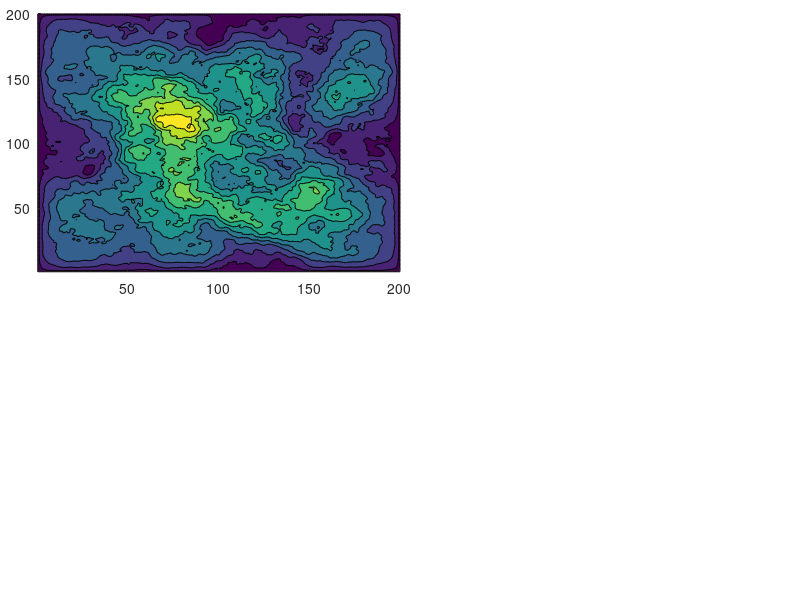

The MATLAB source for this figure: (Note: this script raises an error after producing the figure.)
% demo5
X=linspace(0,1,200)';
CL=(-cos(X*2*pi)+1).^.2;
r=(X-.5)'.^2+(X-.5).^2;
Z=abs(ifftn(exp(7i*rand(200))./r.^.9)).*(CL*CL')*30;

ax1=axes('Parent',gcf,'OuterPosition',[0,1/2,1/2,1/2],'LooseInset',[0,0,0,0]);
contourf(Z,'EdgeColor','none')
ax1.Colormap=slanCM('tokyo',200);


ax2=axes('Parent',gcf,'OuterPosition',[1/2,1/2,1/2,1/2],'LooseInset',[0,0,0,0]);
contourf(Z,'EdgeColor','none')
ax2.Colormap=slanCM('sepia',200);

ax3=axes('Parent',gcf,'OuterPosition',[0,0,1/2,1/2],'LooseInset',[0,0,0,0]);
contourf(Z,'EdgeColor','none')
ax3.Colormap=slanCM('turku',200);


ax4=axes('Parent',gcf,'OuterPosition',[1/2,0,1/2,1/2],'LooseInset',[0,0,0,0]);
contourf(Z,'EdgeColor','none')
ax4.Colormap=slanCM('copper2',200);
